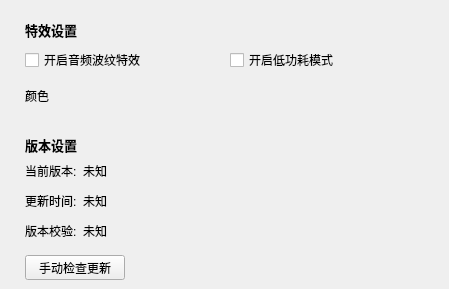
   <widget class="QWidget" name="four">
    <widget class="TTKThemeLineLabel" name="rippleVersionWidget">
     <property name="geometry">
      <rect>
       <x>25</x>
       <y>135</y>
       <width>415</width>
       <height>20</height>
      </rect>
     </property>
     <property name="styleSheet">
      <string notr="true">background-color:transparent;
font-size:13px;
font-weight:bold;</string>
     </property>
     <property name="text">
      <string>版本设置</string>
     </property>
    </widget>
    <widget class="QLabel" name="rippleVersionValue">
     <property name="geometry">
      <rect>
       <x>83</x>
       <y>160</y>
       <width>180</width>
       <height>21</height>
      </rect>
     </property>
     <property name="text">
      <string>未知</string>
     </property>
     <property name="alignment">
      <set>Qt::AlignLeading|Qt::AlignLeft|Qt::AlignVCenter</set>
     </property>
    </widget>
    <widget class="QPushButton" name="rippleVersionUpdateButton">
     <property name="geometry">
      <rect>
       <x>25</x>
       <y>255</y>
       <width>100</width>
       <height>25</height>
      </rect>
     </property>
     <property name="text">
      <string>手动检查更新</string>
     </property>
    </widget>
    <widget class="TTKThemeLineLabel" name="setRippleSpectrumWidget">
     <property name="geometry">
      <rect>
       <x>25</x>
       <y>20</y>
       <width>415</width>
       <height>20</height>
      </rect>
     </property>
     <property name="styleSheet">
      <string notr="true">background-color:transparent;
font-size:13px;
font-weight:bold;</string>
     </property>
     <property name="text">
      <string>特效设置</string>
     </property>
    </widget>
    <widget class="QCheckBox" name="rippleLowPowerModeBox">
     <property name="geometry">
      <rect>
       <x>230</x>
       <y>50</y>
       <width>200</width>
       <height>20</height>
      </rect>
     </property>
     <property name="text">
      <string>开启低功耗模式</string>
     </property>
    </widget>
    <widget class="QLabel" name="rippleSpectrumColorLabel">
     <property name="geometry">
      <rect>
       <x>25</x>
       <y>88</y>
       <width>31</width>
       <height>16</height>
      </rect>
     </property>
     <property name="text">
      <string>颜色</string>
     </property>
    </widget>
    <widget class="MusicColorPreviewLabel" name="rippleSpectrumColorButton">
     <property name="geometry">
      <rect>
       <x>60</x>
       <y>83</y>
       <width>80</width>
       <height>25</height>
      </rect>
     </property>
     <property name="text">
      <string/>
     </property>
    </widget>
    <widget class="QLabel" name="rippleVersionLabel">
     <property name="geometry">
      <rect>
       <x>25</x>
       <y>163</y>
       <width>55</width>
       <height>16</height>
      </rect>
     </property>
     <property name="text">
      <string>当前版本:</string>
     </property>
    </widget>
    <widget class="QLabel" name="rippleVersionUpdateLabel">
     <property name="geometry">
      <rect>
       <x>25</x>
       <y>193</y>
       <width>55</width>
       <height>16</height>
      </rect>
     </property>
     <property name="text">
      <string>更新时间:</string>
     </property>
    </widget>
    <widget class="QLabel" name="rippleVersionUpdateValue">
     <property name="geometry">
      <rect>
       <x>83</x>
       <y>190</y>
       <width>180</width>
       <height>21</height>
      </rect>
     </property>
     <property name="text">
      <string>未知</string>
     </property>
     <property name="alignment">
      <set>Qt::AlignLeading|Qt::AlignLeft|Qt::AlignVCenter</set>
     </property>
    </widget>
    <widget class="QLabel" name="rippleVersionFileLabel">
     <property name="geometry">
      <rect>
       <x>25</x>
       <y>223</y>
       <width>55</width>
       <height>16</height>
      </rect>
     </property>
     <property name="text">
      <string>版本校验:</string>
     </property>
    </widget>
    <widget class="QLabel" name="rippleVersionFileValue">
     <property name="geometry">
      <rect>
       <x>83</x>
       <y>220</y>
       <width>350</width>
       <height>21</height>
      </rect>
     </property>
     <property name="text">
      <string>未知</string>
     </property>
     <property name="alignment">
      <set>Qt::AlignLeading|Qt::AlignLeft|Qt::AlignVCenter</set>
     </property>
    </widget>
    <widget class="QCheckBox" name="rippleSpectrumEnableBox">
     <property name="geometry">
      <rect>
       <x>25</x>
       <y>50</y>
       <width>205</width>
       <height>20</height>
      </rect>
     </property>
     <property name="text">
      <string>开启音频波纹特效</string>
     </property>
    </widget>
   </widget>
